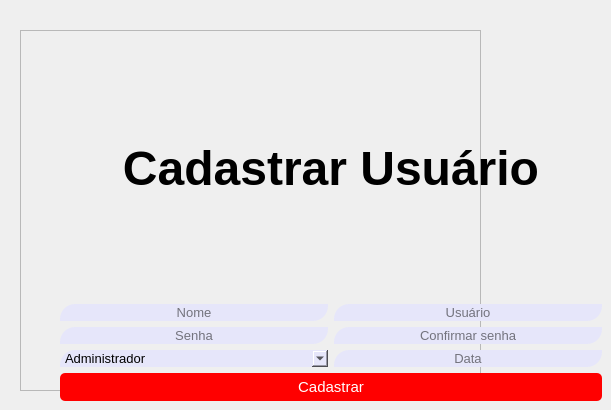
                <widget class="QWidget" name="tab_3">
                 <attribute name="title">
                  <string>Cadastro</string>
                 </attribute>
                 <widget class="QFrame" name="frame_6">
                  <property name="geometry">
                   <rect>
                    <x>20</x>
                    <y>30</y>
                    <width>461</width>
                    <height>361</height>
                   </rect>
                  </property>
                  <property name="frameShape">
                   <enum>QFrame::StyledPanel</enum>
                  </property>
                  <property name="frameShadow">
                   <enum>QFrame::Raised</enum>
                  </property>
                 </widget>
                 <widget class="QWidget" name="layoutWidget">
                  <property name="geometry">
                   <rect>
                    <x>60</x>
                    <y>40</y>
                    <width>542</width>
                    <height>361</height>
                   </rect>
                  </property>
                  <layout class="QVBoxLayout" name="verticalLayout_15">
                   <item>
                    <widget class="QLabel" name="label_8">
                     <property name="text">
                      <string>&lt;html&gt;&lt;head/&gt;&lt;body&gt;&lt;p align=&quot;center&quot;&gt;&lt;span style=&quot; font-size:36pt; font-weight:600;&quot;&gt;Cadastrar Usuário&lt;/span&gt;&lt;/p&gt;&lt;/body&gt;&lt;/html&gt;</string>
                     </property>
                    </widget>
                   </item>
                   <item>
                    <layout class="QGridLayout" name="gridLayout_2">
                     <item row="0" column="0">
                      <widget class="QLineEdit" name="txt_nome_2">
                       <property name="styleSheet">
                        <string notr="true">QLineEdit {
    background-color: #E6E6FA; /*cor lilás claro*/
    border-top-left-radius:15px;
    border-bottom-right-radius:15px;
    font-size: 10pt; /*tamanho da fonte*/
}</string>
                       </property>
                       <property name="text">
                        <string/>
                       </property>
                       <property name="alignment">
                        <set>Qt::AlignCenter</set>
                       </property>
                       <property name="placeholderText">
                        <string>Nome</string>
                       </property>
                      </widget>
                     </item>
                     <item row="2" column="0">
                      <widget class="QComboBox" name="cb_perfil">
                       <property name="styleSheet">
                        <string notr="true">
    background-color: #E6E6FA; /*cor lilás claro*/
    border-top-left-radius:15px;
    border-bottom-right-radius:15px;
    font-size: 10pt; /*tamanho da fonte*/
</string>
                       </property>
                       <item>
                        <property name="text">
                         <string>Administrador</string>
                        </property>
                       </item>
                       <item>
                        <property name="text">
                         <string>Atendente</string>
                        </property>
                       </item>
                      </widget>
                     </item>
                     <item row="1" column="1">
                      <widget class="QLineEdit" name="txt_senha1">
                       <property name="styleSheet">
                        <string notr="true">QLineEdit {
    background-color: #E6E6FA; /*cor lilás claro*/
    border-top-left-radius:15px;
    border-bottom-right-radius:15px;
    font-size: 10pt; /*tamanho da fonte*/
}</string>
                       </property>
                       <property name="text">
                        <string/>
                       </property>
                       <property name="alignment">
                        <set>Qt::AlignCenter</set>
                       </property>
                       <property name="placeholderText">
                        <string>Confirmar senha</string>
                       </property>
                      </widget>
                     </item>
                     <item row="0" column="1">
                      <widget class="QLineEdit" name="txt_usuario">
                       <property name="styleSheet">
                        <string notr="true">QLineEdit {
    background-color: #E6E6FA; /*cor lilás claro*/
    border-top-left-radius:15px;
    border-bottom-right-radius:15px;
    font-size: 10pt; /*tamanho da fonte*/
}</string>
                       </property>
                       <property name="text">
                        <string/>
                       </property>
                       <property name="alignment">
                        <set>Qt::AlignCenter</set>
                       </property>
                       <property name="placeholderText">
                        <string>Usuário</string>
                       </property>
                      </widget>
                     </item>
                     <item row="1" column="0">
                      <widget class="QLineEdit" name="txt_senha">
                       <property name="styleSheet">
                        <string notr="true">QLineEdit {
    background-color: #E6E6FA; /*cor lilás claro*/
    border-top-left-radius:15px;
    border-bottom-right-radius:15px;
    font-size: 10pt; /*tamanho da fonte*/
}</string>
                       </property>
                       <property name="text">
                        <string/>
                       </property>
                       <property name="alignment">
                        <set>Qt::AlignCenter</set>
                       </property>
                       <property name="placeholderText">
                        <string>Senha</string>
                       </property>
                      </widget>
                     </item>
                     <item row="2" column="1">
                      <widget class="QLineEdit" name="txt_data_2">
                       <property name="styleSheet">
                        <string notr="true">QLineEdit {
    background-color: #E6E6FA; /*cor lilás claro*/
    border-top-left-radius:15px;
    border-bottom-right-radius:15px;
    font-size: 10pt; /*tamanho da fonte*/
}</string>
                       </property>
                       <property name="text">
                        <string/>
                       </property>
                       <property name="alignment">
                        <set>Qt::AlignCenter</set>
                       </property>
                       <property name="placeholderText">
                        <string>Data</string>
                       </property>
                      </widget>
                     </item>
                    </layout>
                   </item>
                   <item>
                    <widget class="QPushButton" name="btn_cadastrar">
                     <property name="cursor">
                      <cursorShape>PointingHandCursor</cursorShape>
                     </property>
                     <property name="styleSheet">
                      <string notr="true">QPushButton {
    background-color: red;
    color: white;
	border-radius: 20px;
	font-size:15px;
border-radius: 5px;
    padding: 5px 10px;

}

QPushButton:hover {
    background-color: green;
    color: white;
}
</string>
                     </property>
                     <property name="text">
                      <string>Cadastrar</string>
                     </property>
                    </widget>
                   </item>
                  </layout>
                 </widget>
                </widget>
